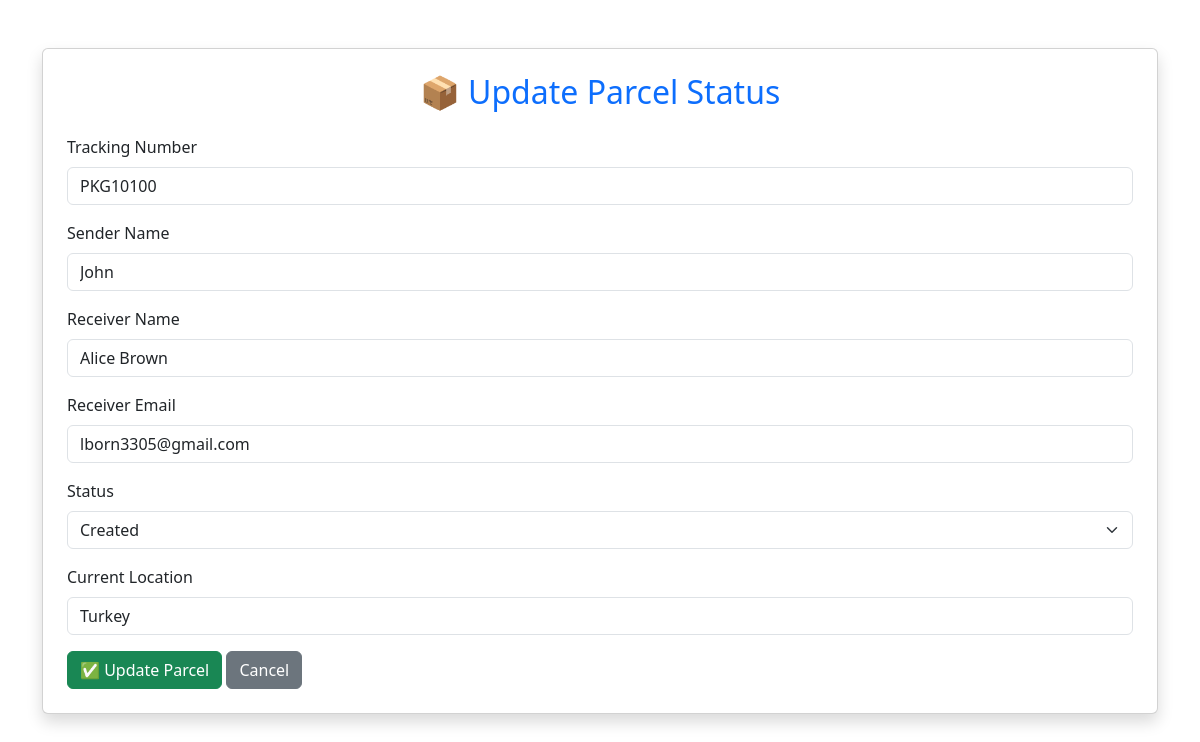
The page /admin/update/20 (signed in) on the database as committed earlier.
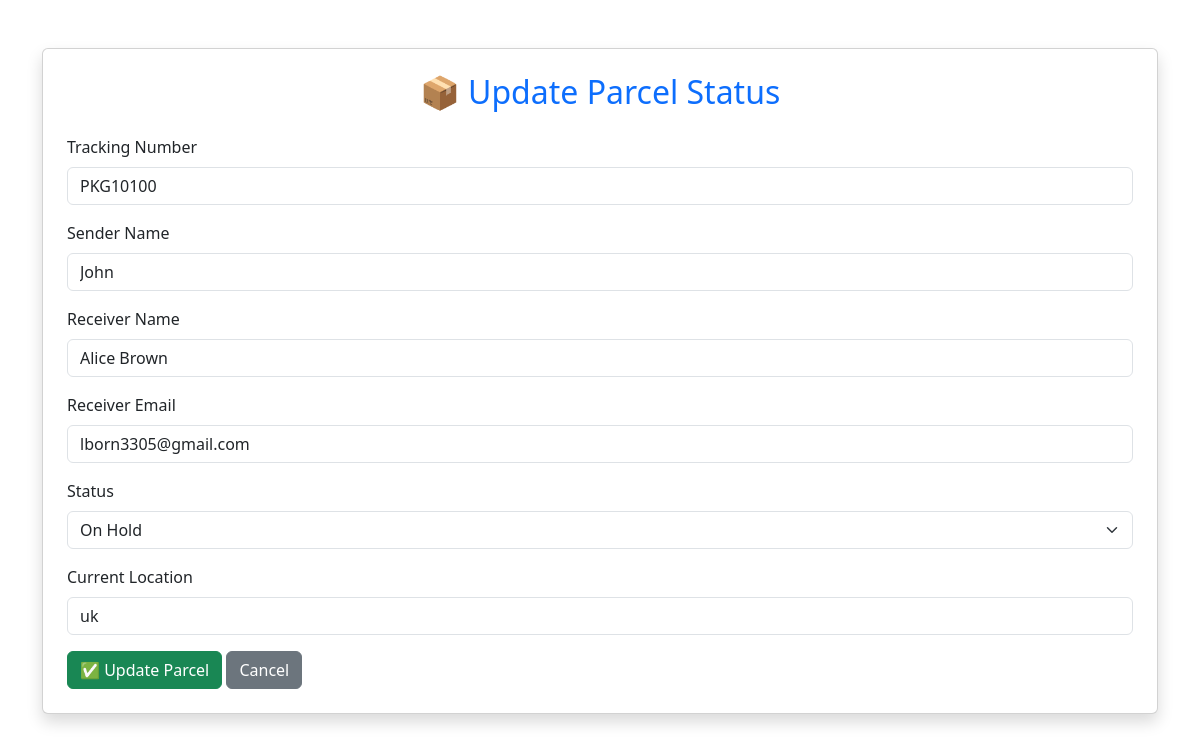
The same page on the database as committed later.
### tables this page shows
CREATE TABLE parcels (
        id INTEGER PRIMARY KEY AUTOINCREMENT,
        tracking_number TEXT UNIQUE NOT NULL,
        sender_name TEXT,
        receiver_name TEXT,
        status TEXT,
        location TEXT,
        updated_at TEXT
    , receiver_email TEXT, parcel_image TEXT);

### app.py (the view, shortened to what this page needs)
@app.route("/admin/update/<int:parcel_id>", methods=["GET", "POST"])
def admin_update(parcel_id):
    if "admin" not in session:
        return redirect(url_for("login"))
    conn = sqlite3.connect("database/parcels.db")
    conn.row_factory = sqlite3.Row
    cursor = conn.cursor()
    cursor.execute(
        "SELECT * FROM parcels WHERE id=?",
        (parcel_id,)
    )
    parcel = cursor.fetchone()
    conn.close()
    return render_template(
        "admin_update.html",
        parcel=parcel
    )

### templates/admin_update.html (shortened to what this page needs)
<!DOCTYPE html>
<html lang="en">
<head>
    <link href="https://cdn.jsdelivr.net/npm/bootstrap@5.3.3/dist/css/bootstrap.min.css" rel="stylesheet">
</head>
<body>
<div class="container mt-5">
    <div class="card shadow p-4">
        <h2 class="text-center text-primary mb-4">
            📦 Update Parcel Status
        </h2>
        <form method="POST">
            <div class="mb-3">
                <label class="form-label">Tracking Number</label>
                <input type="text"
                       class="form-control"
                       value="{{ parcel.tracking_number }}"
                       readonly>
            </div>
            <div class="mb-3">
                <label class="form-label">Sender Name</label>
                <input type="text"
                       class="form-control"
                       name="sender_name"
                       value="{{ parcel.sender_name }}"
                       required>
            </div>
            <div class="mb-3">
                <label class="form-label">Receiver Name</label>
                <input type="text"
                       class="form-control"
                       name="receiver_name"
                       value="{{ parcel.receiver_name }}"
                       required>
            </div>
            <div class="mb-3">
                <label class="form-label">Receiver Email</label>
                <input type="email"
                       class="form-control"
                       name="receiver_email"
                       value="{{ parcel.receiver_email }}"
                       required>
            </div>
            <div class="mb-3">
                <label class="form-label">Status</label>
                <select class="form-select" name="status">
                    <option {% if parcel.status == "Created" %}selected{% endif %}>Created</option>
                    <option {% if parcel.status == "On Hold" %}selected{% endif %}>On Hold</option>
                </select>
            </div>
            <div class="mb-3">
                <label class="form-label">Current Location</label>
                <input type="text"
                       class="form-control"
                       name="location"
                       value="{{ parcel.location }}"
                       required>
            </div>
            <button type="submit" class="btn btn-success">
                ✅ Update Parcel
            </button>
            <a href="{{ url_for('admin_dashboard') }}" class="btn btn-secondary">
                Cancel
            </a>
        </form>
    </div>
</div>
</body>
</html>

Rows that differ between the two databases and show on the page:
changed parcels "PKG10100": status "Created" → "On Hold"; location "Turkey" → "uk"
